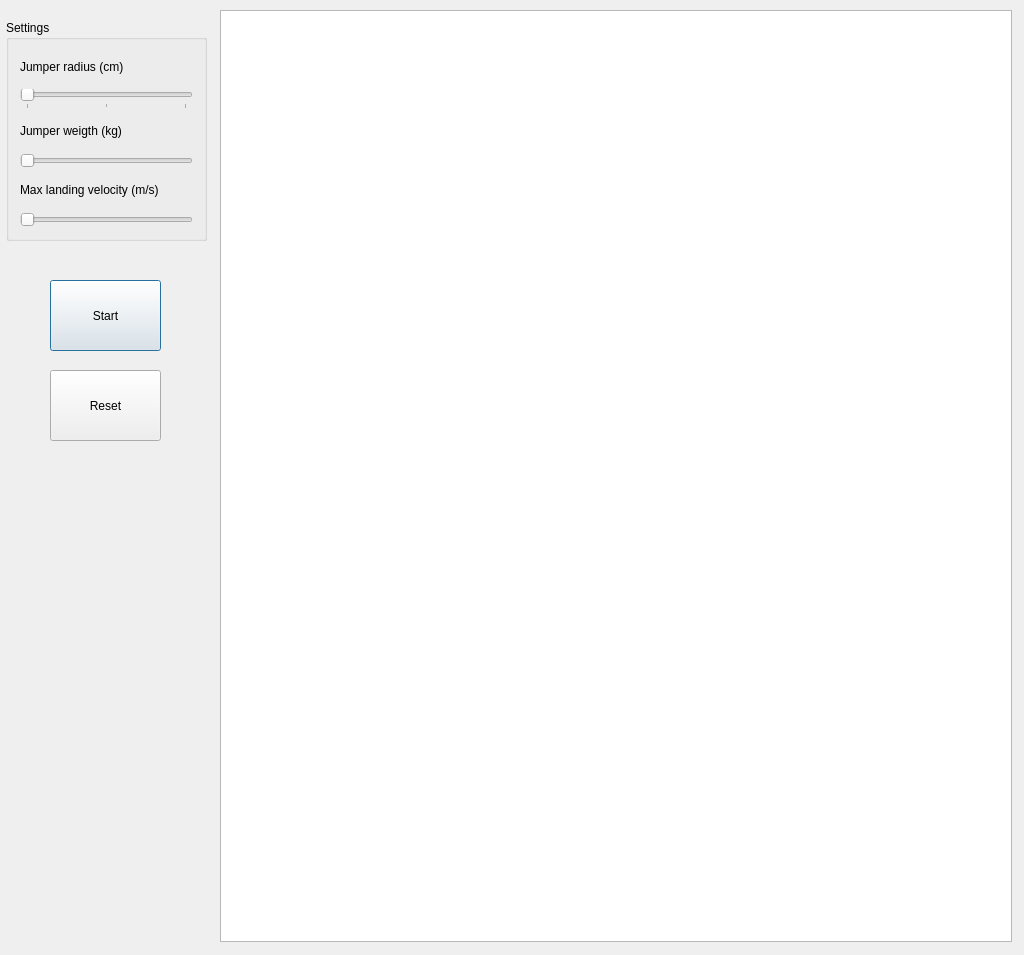
<?xml version="1.0" encoding="UTF-8"?>
<ui version="4.0">
 <class>Dialog</class>
 <widget class="QDialog" name="Dialog">
  <property name="geometry">
   <rect>
    <x>0</x>
    <y>0</y>
    <width>1024</width>
    <height>955</height>
   </rect>
  </property>
  <property name="cursor">
   <cursorShape>ArrowCursor</cursorShape>
  </property>
  <property name="windowTitle">
   <string>Skydiver</string>
  </property>
  <widget class="QGraphicsView" name="graphicsView">
   <property name="geometry">
    <rect>
     <x>220</x>
     <y>10</y>
     <width>792</width>
     <height>932</height>
    </rect>
   </property>
  </widget>
  <widget class="QGroupBox" name="groupBox">
   <property name="geometry">
    <rect>
     <x>6</x>
     <y>20</y>
     <width>201</width>
     <height>221</height>
    </rect>
   </property>
   <property name="title">
    <string>Settings</string>
   </property>
   <layout class="QVBoxLayout" name="verticalLayout">
    <item>
     <widget class="QLabel" name="label_radius">
      <property name="text">
       <string>Jumper radius (cm)</string>
      </property>
     </widget>
    </item>
    <item>
     <widget class="QSlider" name="horizontalSlider_radius">
      <property name="minimum">
       <number>40</number>
      </property>
      <property name="maximum">
       <number>60</number>
      </property>
      <property name="singleStep">
       <number>10</number>
      </property>
      <property name="tracking">
       <bool>false</bool>
      </property>
      <property name="orientation">
       <enum>Qt::Horizontal</enum>
      </property>
      <property name="invertedAppearance">
       <bool>false</bool>
      </property>
      <property name="tickPosition">
       <enum>QSlider::TicksBelow</enum>
      </property>
      <property name="tickInterval">
       <number>10</number>
      </property>
     </widget>
    </item>
    <item>
     <widget class="QLabel" name="label_weigth">
      <property name="text">
       <string>Jumper weigth (kg)</string>
      </property>
     </widget>
    </item>
    <item>
     <widget class="QSlider" name="horizontalSlider_weigth">
      <property name="minimum">
       <number>50</number>
      </property>
      <property name="maximum">
       <number>100</number>
      </property>
      <property name="singleStep">
       <number>5</number>
      </property>
      <property name="orientation">
       <enum>Qt::Horizontal</enum>
      </property>
     </widget>
    </item>
    <item>
     <widget class="QLabel" name="label_velocity">
      <property name="text">
       <string>Max landing velocity (m/s)</string>
      </property>
     </widget>
    </item>
    <item>
     <widget class="QSlider" name="horizontalSlider_velocity">
      <property name="minimum">
       <number>7</number>
      </property>
      <property name="maximum">
       <number>16</number>
      </property>
      <property name="pageStep">
       <number>1</number>
      </property>
      <property name="orientation">
       <enum>Qt::Horizontal</enum>
      </property>
     </widget>
    </item>
   </layout>
  </widget>
  <widget class="QPushButton" name="pushButton_start">
   <property name="geometry">
    <rect>
     <x>50</x>
     <y>280</y>
     <width>111</width>
     <height>71</height>
    </rect>
   </property>
   <property name="text">
    <string>Start</string>
   </property>
  </widget>
  <widget class="QPushButton" name="pushButton_reset">
   <property name="geometry">
    <rect>
     <x>50</x>
     <y>370</y>
     <width>111</width>
     <height>71</height>
    </rect>
   </property>
   <property name="text">
    <string>Reset</string>
   </property>
  </widget>
 </widget>
 <layoutdefault spacing="6" margin="11"/>
 <resources/>
 <connections/>
</ui>
